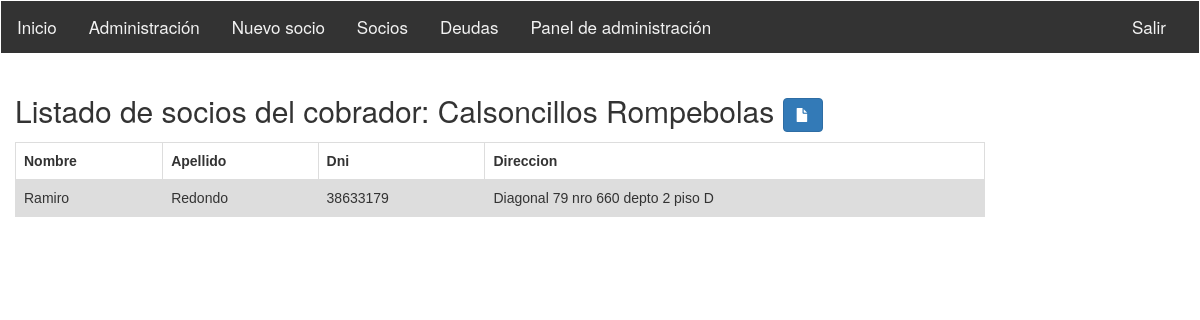
/index/socioscobrador/1 (signed in), run on an earlier commit of the app's database.
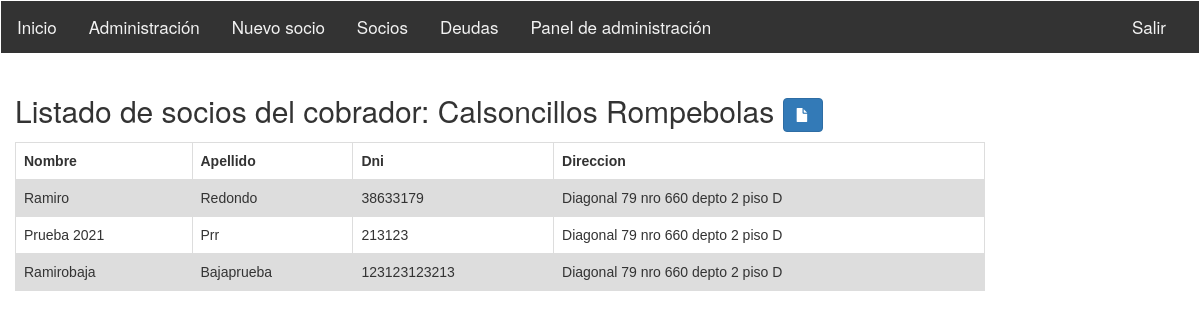
And on a later commit of the database.
### sistemasocioscap/models.py (models this page shows)
class Socio (models.Model):
	dni = models.IntegerField ()
	nombre = models.CharField(max_length= 200)
	apellido = models.CharField (max_length = 200)
	fecha_nacimiento = models.DateField(null = True, blank=True)
	nrosocio = models.IntegerField(null = True, blank=True)
	direccion = models.CharField (max_length = 200)
	mail = models.EmailField(max_length=254, null=True)
	cbu = models.IntegerField (null=True)
	dar_baja = models.CharField(max_length=32,choices=[('si', 'Si'),('no', 'No')],null = True, blank=True)
	registro = models.OneToOneField(RegistroPagos, on_delete=models.SET_NULL, null = True, blank=True)
	cobrador = models.ForeignKey(Cobrador, on_delete=models.SET_NULL, null = True, blank=True)
  	def get_absolute_url(self):
    		return reverse ('socio-detail', args=[str(self.id)])

### sistemasocioscap/views.py (the view)
# urls.py: url(r'^socioscobrador/(?P<id_cobrador>\d+)$', login_required(views.cobradorSociosList), name='cobrador_listadosocios'),
def cobradorSociosList(request, id_cobrador):
    cobrador = Cobrador.objects.get(id=id_cobrador)
    socios = Socio.objects.filter(cobrador=cobrador)
    return render (request,'cobrador_listadosocios.html',{'socios':socios,'cobrador':cobrador})

### sistemasocioscap/templates/cobrador_listadosocios.html (shortened to what this page needs)
{% extends "base_generic.html" %}
{% block content %}
<h2>Listado de socios del cobrador: {{cobrador.nombre}} {{cobrador.apellido}} <a class="btn btn-primary" href=""><span class="glyphicon glyphicon-file"></span></a> </h2>
<table class="tablasocios" style="">
  {% if socios %}
  <tr>
    <th scope="row">Nombre</th>
    <th>Apellido</th>
    <th>Dni </th>
    <th>Direccion</th>
  </tr>
  {% for socio in socios %}
  <tr>
    <td>{{socio.nombre}}</td>
    <td>{{socio.apellido}}</td>
    <td>{{socio.dni}}</td>
    <td>{{socio.direccion}}</td>
  </tr>
  {% endfor %}
  {% else %}
  <h4>No exisen registros de socios</h4>
  {% endif %}
</table>
{% endblock %}
{% load static %}

What changed in the data, as far as the page shows it:
added Socio: nombre "Prueba 2021", apellido "Prr", dni "213123", direccion "Diagonal 79 nro 660 depto 2 piso D"
added Socio: nombre "Ramirobaja", apellido "Bajaprueba", dni "123123123213", direccion "Diagonal 79 nro 660 depto 2 piso D"
